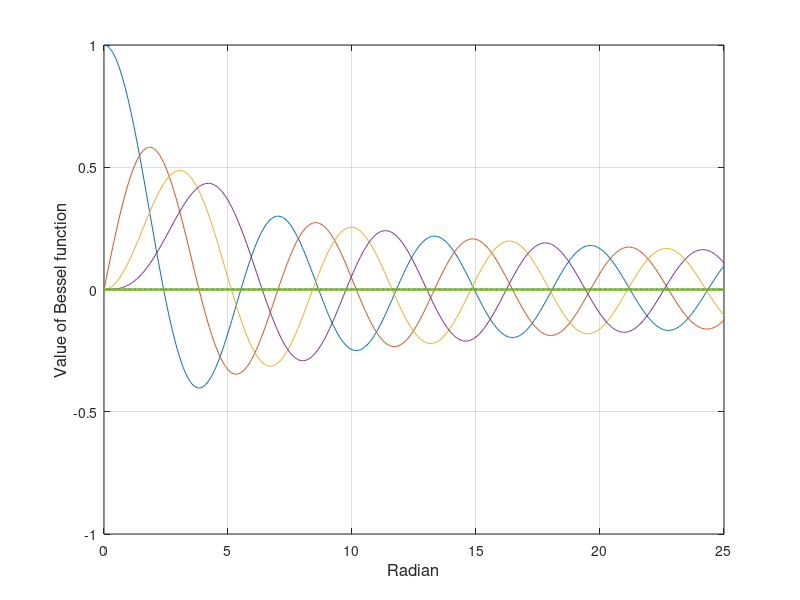

Write MATLAB code to recreate this figure. (Note: this script raises an error after producing the figure.)
% get current axes (gca) example
clear; close all;

x = 0:0.05:25.0;
y0 = besselj(0,x);
y1 = besselj(1,x);
y2 = besselj(2,x);
y3 = besselj(3,x);
y = y0*0;

% Figure
plot(x,y0,x,y1,x,y2,x,y3,x,y,'LineWidth',2.0)
grid on
xlabel('Radian','FontSize',12)
ylabel('Value of Bessel function', 'FontSize',12)
gtext('J0'); gtext('J1'); gtext('J2'); gtext('J3');
axis([0.0 20.0 -0.5 1.0]);
xt = 0:2.5:20; yt = 0.5:0.25:1.0;
ax = gca;
set(ax,'FontSize',12,'XTick', xt, 'YTick', yt)
% EOF